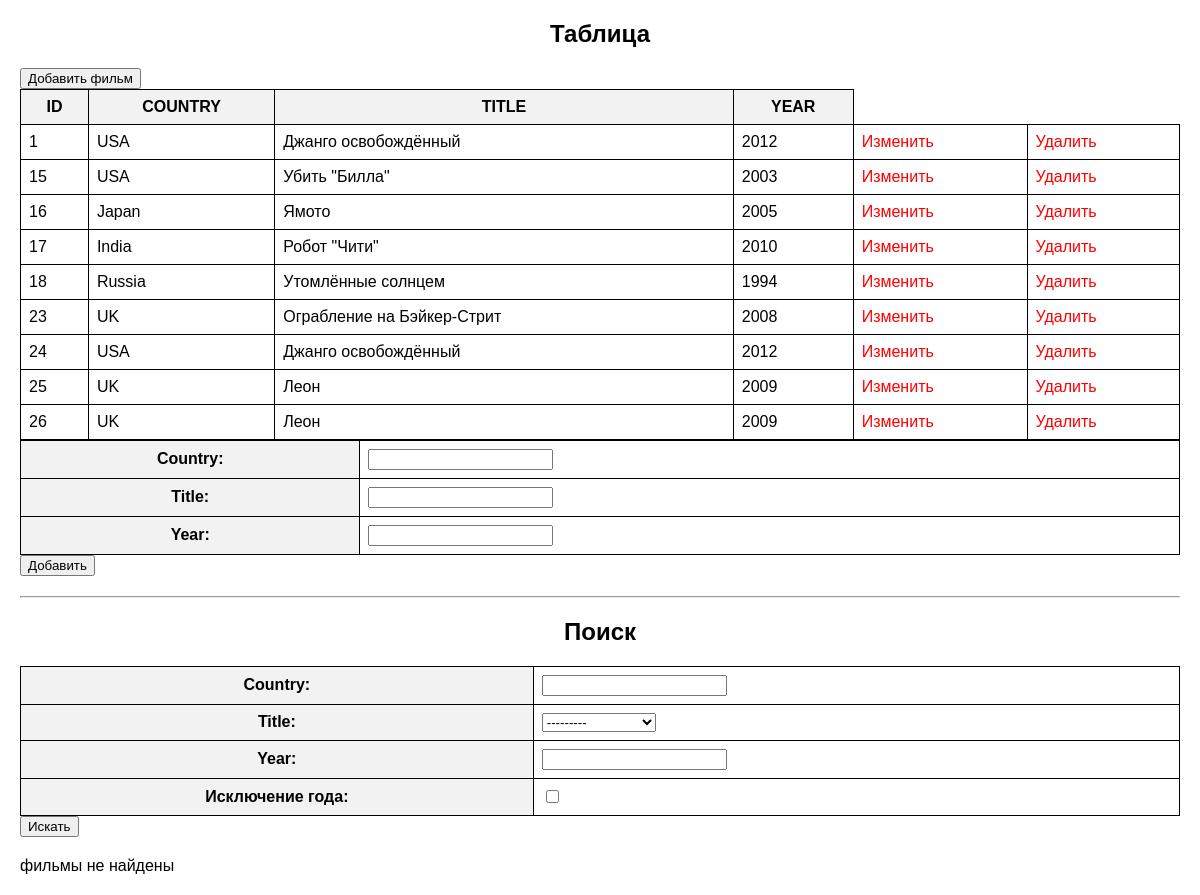
/films/, run on the app's committed database.
### film_table/models.py (models this page shows, shortened)
class Film(models.Model):
    country = models.CharField(max_length=20)
    title = models.CharField(max_length=50)
    year = models.IntegerField(null=True, blank=True)

### film_table/views.py (the view, shortened to what this page needs)
# urls.py: path('films/', views.films, name='films'),
def films(req):
    film = Film.objects.all()
    forma = FilmForm()
    formapoisk = FilmPoisk()
    data = {'database_films': film, 'forma': forma, 'formapoisk': formapoisk}
    return render(req, 'film.html', data)

### film_table/forms.py
class FilmForm(ModelForm):
    class Meta:
        model = Film
        fields = ['country', 'title', 'year']

class FilmPoisk(forms.Form):
    country = forms.CharField(max_length=30, required=False)
    title = forms.ModelChoiceField(Film.objects.all(), required=False)
    year = forms.FloatField(required=False)
    ex = forms.BooleanField(required=False, label='Исключение года')

### templates/film.html (shortened to what this page needs)
<!DOCTYPE html>
{% load static %}
<html lang="en">
<head>
    <link rel="stylesheet" type="text/css" href="{% static 'style.css' %}">
</head>
<body>
    <h2>Таблица</h2>
    <a href="{% url 'addfilms' %}">
        <button>Добавить фильм</button>
    </a>
    <table>
        <tr>
            <th>ID</th>
            <th>COUNTRY</th>
            <th>TITLE</th>
            <th>YEAR</th>
        </tr>
        {% for one in database_films %}
            <tr>
                <td>{{ one.id }}</td>
                <td>{{ one.country }}</td>
                <td>{{ one.title }}</td>
                <td>{{ one.year }}</td>
                <td>
                    <a href="{% url 'edit_film' one.id %}">Изменить</a>
                </td>
                <td>
                    <a href="{% url 'delete_film' one.id %}">Удалить</a>
                </td>
            </tr>
        {% endfor %}
    </table>
    <form action="{% url 'films' %}" method="post">
        <table>
            {{ forma }}
        </table>
        <input type="submit" value="Добавить">
    </form>
    <hr>
    <h2>Поиск</h2>
    <form action="{% url 'poisk_film' %}" method="post">
        <table>
            {{ formapoisk }}
        </table>
        <input type="submit" value="Искать">
    </form>
    {% if databasepoisk %}
        <table>
                <tr>
                    <th>ID</th>
                    <th>NAME</th>
                    <th>COLOR</th>
                    <th>WEIGHT</th>
                </tr>
                {% for one in databasepoisk %}
                <tr>
                    <td>{{ one.id }}</td>
                    <td>{{ one.country }}</td>
                    <td>{{ one.title }}</td>
                    <td>{{ one.year }}</td>
                <tr>
            {% endfor %}
        </table>
    {% else %}
        <p>фильмы не найдены</p>
    {% endif %}
</body>
</html>

### film_table/static/style.css (style rules this page uses)
body { font-family: Arial, sans-serif; margin: 20px; }
h2 { text-align: center; }
form { margin-bottom: 20px; }
table { width: 100%; border-collapse: collapse; }
th, td { border: 1px solid black; padding: 8px; }
th { background-color: #f2f2f2; }
td a { color: red; text-decoration: none; }

### data on the page
Film: id "1", country "USA", title "Джанго освобождённый", year "2012"
Film: id "15", country "USA", title "Убить \"Билла\"", year "2003"
Film: id "16", country "Japan", title "Ямото", year "2005"
Film: id "17", country "India", title "Робот \"Чити\"", year "2010"
Film: id "18", country "Russia", title "Утомлённые солнцем", year "1994"
Film: id "23", country "UK", title "Ограбление на Бэйкер-Стрит", year "2008"
Film: id "24", country "USA", title "Джанго освобождённый", year "2012"
Film: id "25", country "UK", title "Леон", year "2009"
Film: id "26", country "UK", title "Леон", year "2009"
